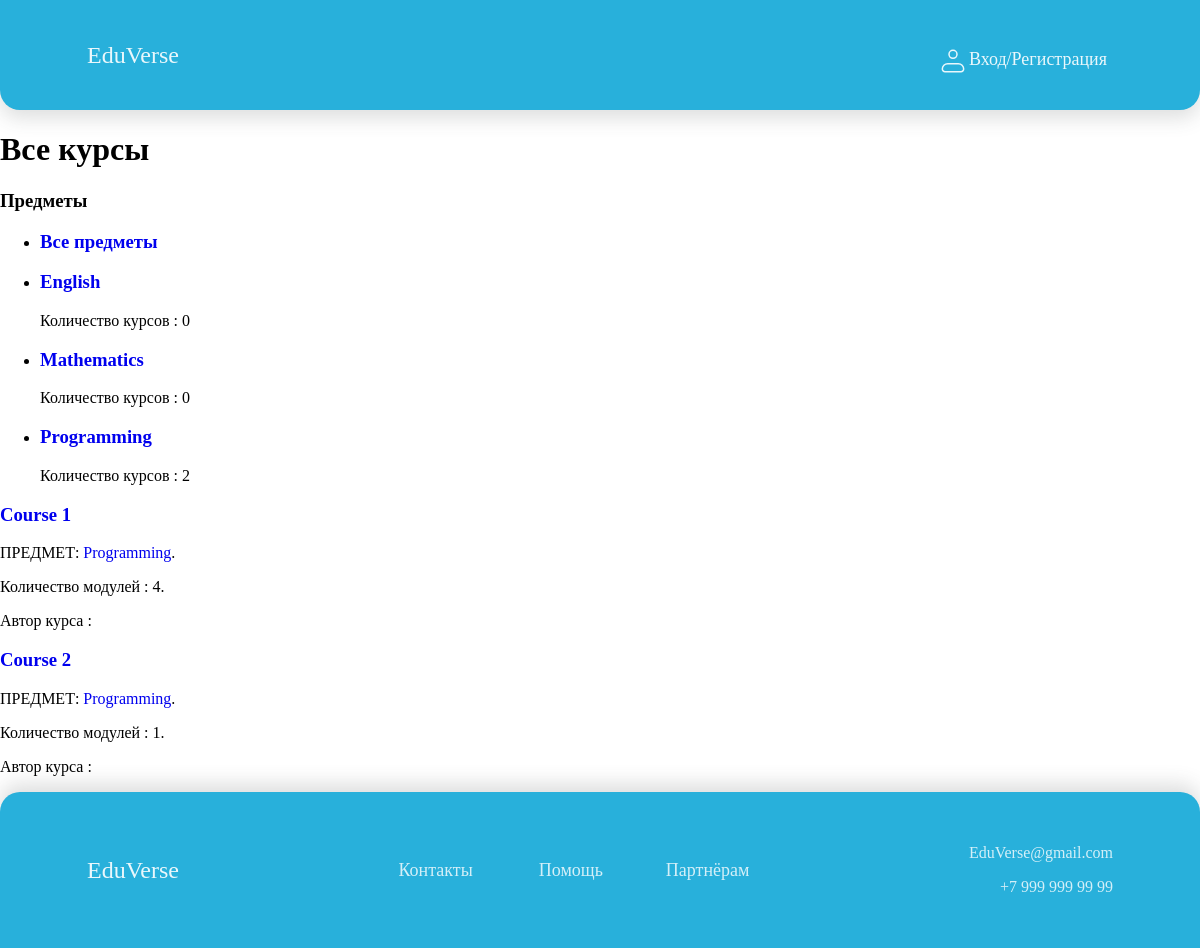
The app's page /, older data.
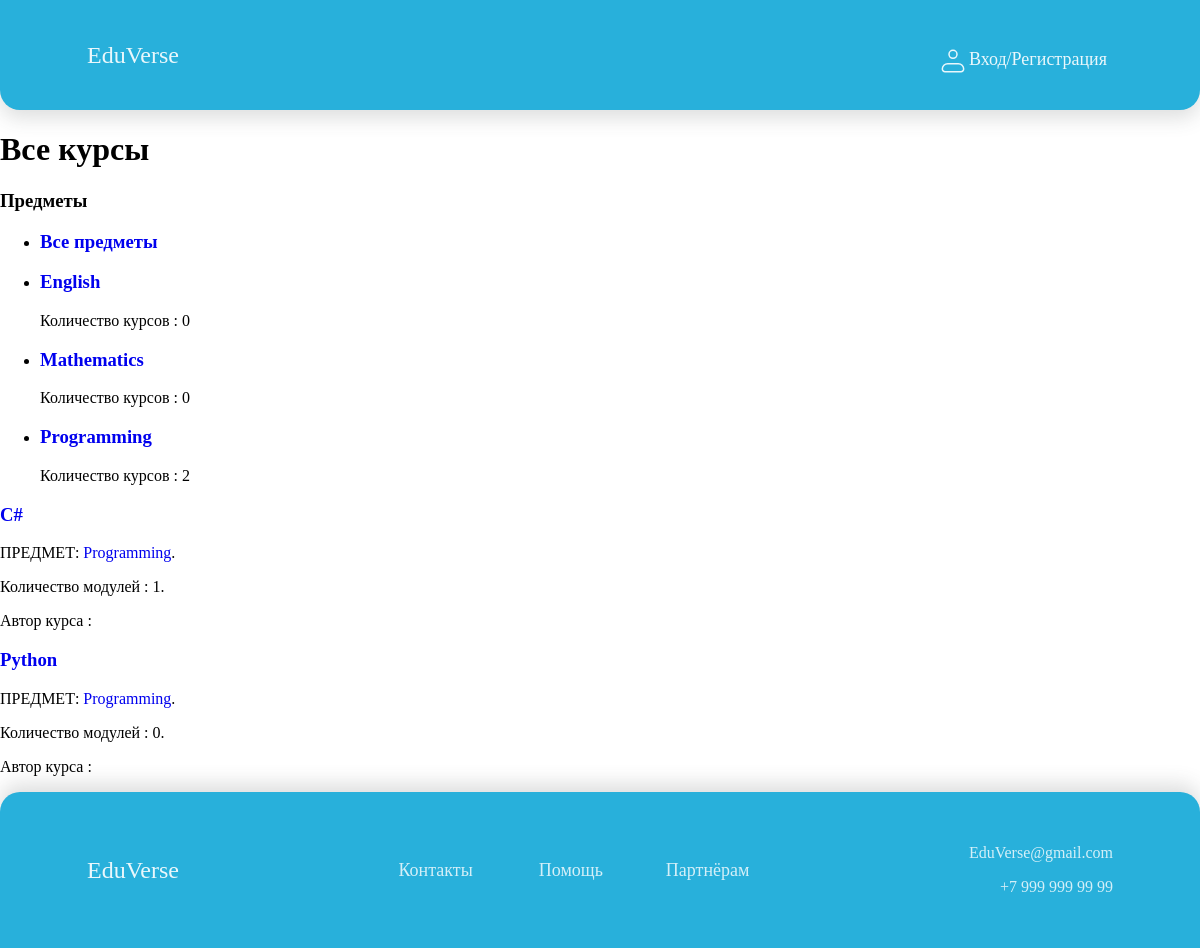
The same page, newer data.
### courses/models.py (models this page shows, shortened)
class Subject(models.Model):
    title = models.CharField(max_length=200)
    slug = models.SlugField(max_length=200, unique=True)
    class Meta:
        ordering = ['title']
    def __str__(self):
        return self.title

class Course(models.Model):
    owner = models.ForeignKey(User,
                              related_name='courses_created',
                              on_delete=models.CASCADE)
    subject = models.ForeignKey(Subject,
                                related_name='courses',
                                on_delete=models.CASCADE)
    title = models.CharField(max_length=200)
    slug = models.SlugField(max_length=200, unique=True)
    overview = models.TextField()
    created = models.DateTimeField(auto_now_add=True)
    students = models.ManyToManyField(User,
                                      related_name='courses_joined',
                                      blank=True)
    class Meta:
        ordering = ['-created']

### courses/views.py (the view)
# urls.py: path('', CourseListView.as_view(), name='course_list'),
class CourseListView(TemplateResponseMixin, View):
    model = Course
    template_name = 'courses/course/list.html'
    def get(self, request, subject=None):
        subjects = Subject.objects.annotate(
                        total_courses=Count('courses'))
        courses = Course.objects.annotate(
                        total_modules=Count('modules'))
        if subject:
            subject = get_object_or_404(Subject, slug=subject)
            courses = courses.filter(subject=subject)
        return self.render_to_response({'subjects': subjects,
                                        'subject': subject,
                                        'courses': courses})

### courses/templates/courses/course/list.html (shortened to what this page needs)
{% extends "base.html" %}
{% block content %}
  <h1>
    {% if subject %}
      {{ subject.title }} courses
    {% else %}
      Все курсы
    {% endif %}
  </h1>
  <div class="contents">
    <h3>Предметы</h3>
    <ul id="modules">
      <li {% if not subject %}class="selected"{% endif %}>
        <h3>
        <a href='{% url "course_list" %}'>Все предметы</a>
        </h3>
      </li>
      {% for s in subjects %}
        <li {% if subject == s %}class="selected"{% endif %}>
          <h3>
          <a href='{% url "course:course_list_subject" s.slug %}'>
            {{ s.title }}
            </h3>
        </li>
      <span> Количество курсов : {{ s.total_courses }} </span>
      {% endfor %}
    </ul>
  </div>
  <div class="module">
    {% for course in courses %}
      {% with subject=course.subject %}
        <h3>
          <a href='{% url "course:course_detail" course.slug %}'>
            {{ course.title }}
          </a>
        </h3>
        <p>
          ПРЕДМЕТ:
          <a href='{% url "course:course_list_subject" subject.slug %}'>{{ subject }}</a>.
        </p>
        <p>Количество модулей : {{ course.total_modules }}.</p>
        <p>Автор курса : {{ course.owner.get_full_name }}</p>
      {% endwith %}
    {% endfor %}
  </div>
{% endblock %}

Row changes from the older to the newer data that the page shows:
removed Course: title "Course 1", subject "Programming", total_modules "4"
removed Course: title "Course 2", subject "Programming", total_modules "1"
added Course: title "С#", subject "Programming", total_modules "1"
added Course: title "Python", subject "Programming", total_modules "0"
